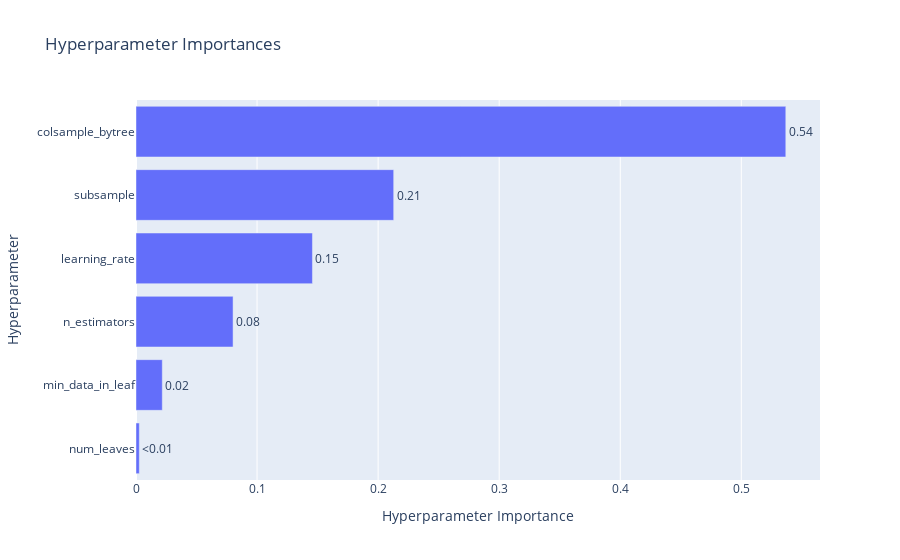

The code cell stored with this chart in its notebook:
### Code cell
# 하이퍼파라미터별 중요도를 확인할 수 있는 그래프
optuna.visualization.plot_param_importances(study_lgbm)

### Figure 1 — Plotly figure (JSON) as saved in the notebook; plotly's stock layout.template omitted (floating-point values rounded to 4 significant figures)
{"data": [{"cliponaxis": false, "hovertemplate": ["num_leaves (IntDistribution): 0.002745638713353706<extra></extra>", "min_data_in_leaf (IntDistribution): 0.021719464024738393<extra></extra>", "n_estimators (IntDistribution): 0.08018526661930396<extra></extra>", "learning_rate (FloatDistribution): 0.14574066028110677<extra></extra>", "subsample (FloatDistribution): 0.21285972724066815<extra></extra>", "colsample_bytree (FloatDistribution): 0.5367492431208291<extra></extra>"], "name": "Objective Value", "orientation": "h", "text": ["<0.01", "0.02", "0.08", "0.15", "0.21", "0.54"], "textposition": "outside", "type": "bar", "x": [0.002746, 0.02172, 0.08019, 0.1457, 0.2129, 0.5367], "y": ["num_leaves", "min_data_in_leaf", "n_estimators", "learning_rate", "subsample", "colsample_bytree"]}], "layout": {"title": {"text": "Hyperparameter Importances"}, "xaxis": {"title": {"text": "Hyperparameter Importance"}}, "yaxis": {"title": {"text": "Hyperparameter"}}}}
